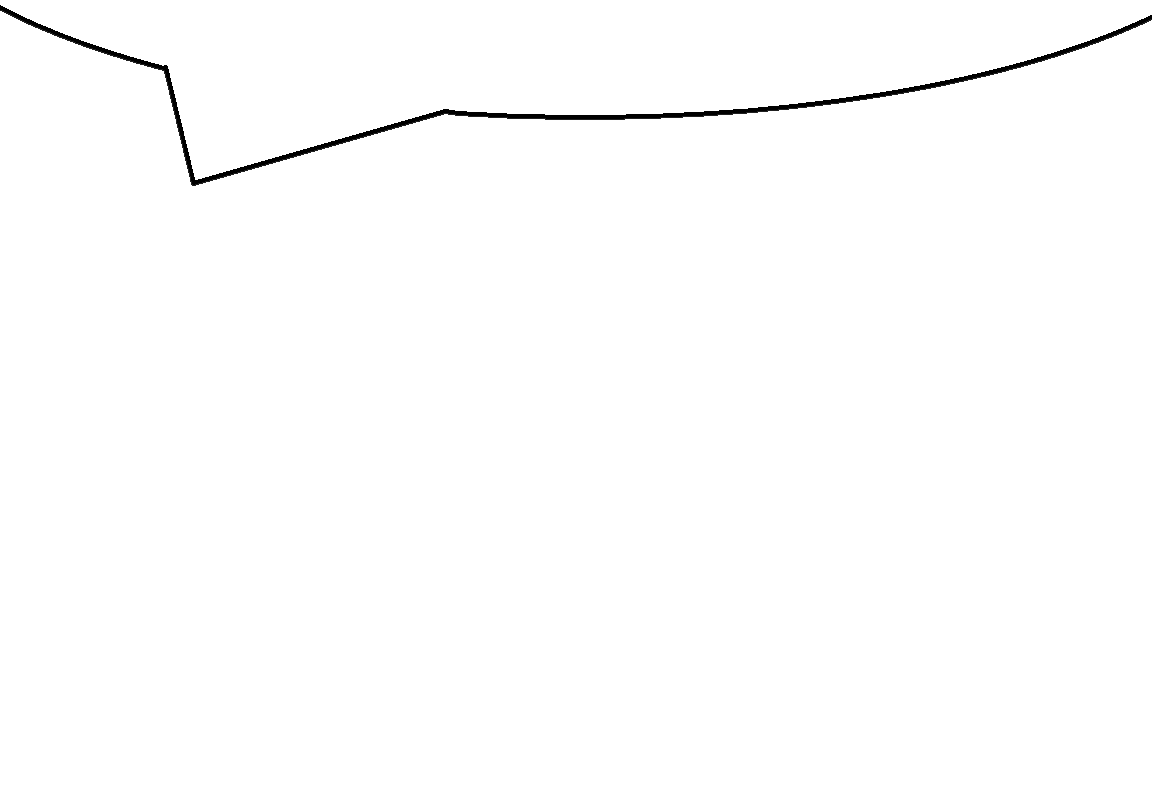
#> input picture tb.png, 1152 x 807 px
$ python main.py tb.png
#> lines starting #> are read from the running program, lines starting #| are printed output that depends on the picture
"""
This file can be imported. Just run text_balloon_on(path_of_your_image, above=True/False)
"""

from PIL import Image
import os
import sys

def text_balloon_on(path: str, index: int = 0) -> Image.Image:
#> called with path = 'tb.png', index = 0
    text_balloon = Image.open("tb.png")
#> text_balloon is the input picture: PIL image 1152x807 RGBA; mean R, G, B, A 253.2, 253.2, 253.2, 31.9
    image = Image.open(path)
    text_balloon = text_balloon.resize((image.width, image.height//2))
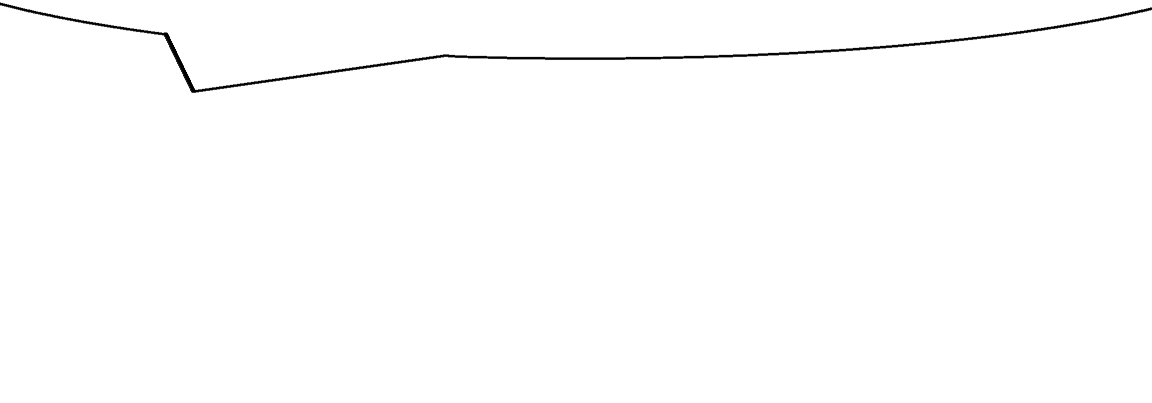
#> text_balloon: PIL image 1152x403 RGBA; mean R, G, B, A 30.2, 30.2, 30.2, 31.9; transparent parts drawn white
    image.paste(text_balloon, (0, 0), text_balloon)
    image.save(f"output/new_file_{index}.png")
    return image

if __name__ == "__main__":
    args = sys.argv[1:]
    for arg_index, arg_name in enumerate(args):
        if os.path.isdir(arg_name):
            images = (text_balloon_on(image, index=index) for index, image in enumerate(os.listdir(arg_name)) if image.endswith(("jpg", "png", "webp")))
        else:
            text_balloon_on(arg_name, index=arg_index)

    if not args:
        print("please, put an image or a directory as argument")
